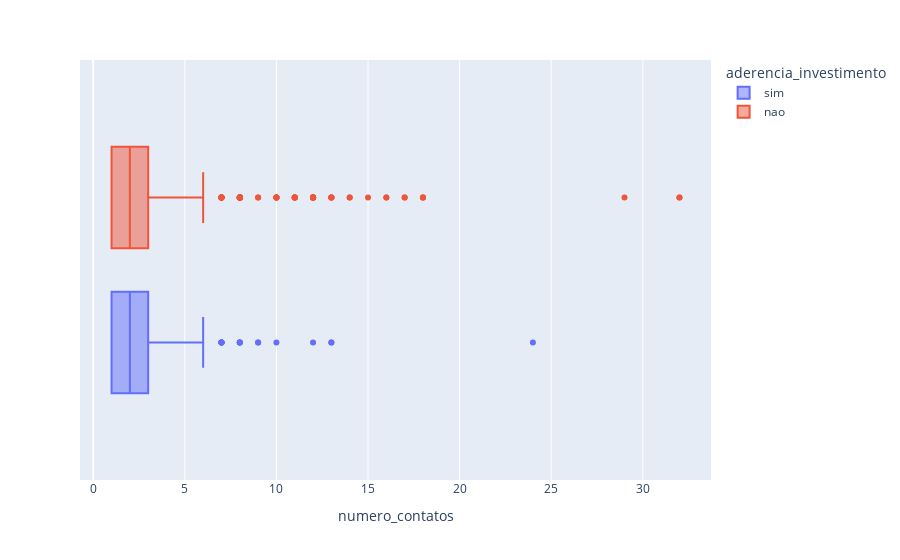

Notebook code for this chart:
### Code cell
px.box(dados, x = 'numero_contatos', color='aderencia_investimento')

### Figure 1 — Plotly figure (JSON) as saved in the notebook; plotly's stock layout.template omitted (floating-point values rounded to 4 significant figures; data arrays with more than 128 entries replaced by an {"elided": "..."} marker saying what was removed)
{"data": [{"alignmentgroup": "True", "hovertemplate": "aderencia_investimento=sim<br>numero_contatos=%{x}<extra></extra>", "legendgroup": "sim", "marker": {"color": "#636efa"}, "name": "sim", "notched": false, "offsetgroup": "sim", "orientation": "h", "showlegend": true, "type": "box", "x": {"elided": "502 int values"}, "x0": " ", "xaxis": "x", "y0": " ", "yaxis": "y"}, {"alignmentgroup": "True", "hovertemplate": "aderencia_investimento=nao<br>numero_contatos=%{x}<extra></extra>", "legendgroup": "nao", "marker": {"color": "#EF553B"}, "name": "nao", "notched": false, "offsetgroup": "nao", "orientation": "h", "showlegend": true, "type": "box", "x": {"elided": "766 int values"}, "x0": " ", "xaxis": "x", "y0": " ", "yaxis": "y"}], "layout": {"boxmode": "group", "legend": {"title": {"text": "aderencia_investimento"}, "tracegroupgap": 0}, "margin": {"t": 60}, "xaxis": {"anchor": "y", "domain": [0, 1], "title": {"text": "numero_contatos"}}, "yaxis": {"anchor": "x", "domain": [0, 1]}}}
